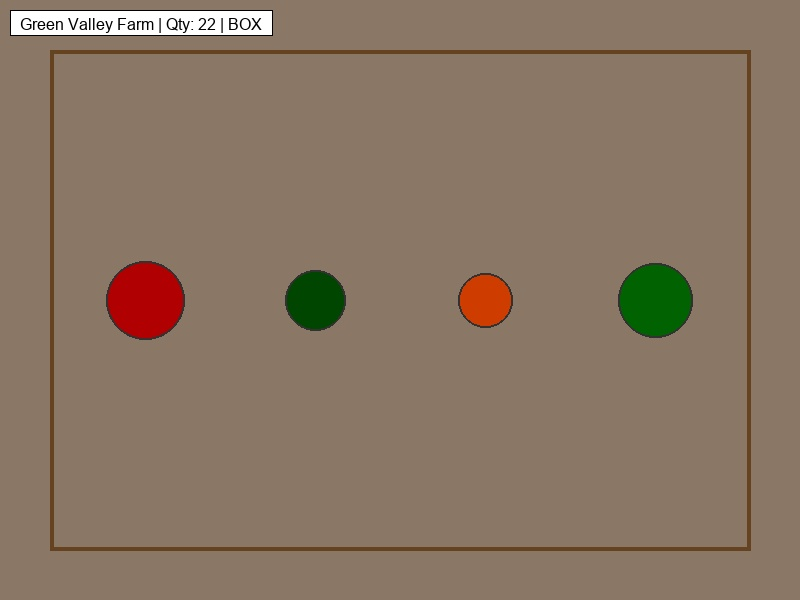
#> input picture data/yolo_dataset/images/test/img_0085.jpg, 800 x 600 px
$ python -i ocr_pipeline.py   (imports and definitions only)
#> lines starting #> are read from the running program, lines starting #| are printed output that depends on the picture
#> further down, picture is the input picture: shape (600, 800, 3); mean B, G, R 99.2, 117.2, 136.7
"""
OCR Pipeline for text extraction from logistics images.

This module handles:
- Text detection and recognition (PaddleOCR)
- Expiry date extraction
- Product code/barcode reading
- Confidence filtering
"""

from __future__ import annotations

import io
import re
from datetime import datetime
from typing import Any, Dict, List, Optional, Tuple

import cv2
import numpy as np
from PIL import Image

try:
    from paddleocr import PaddleOCR

    PADDLEOCR_AVAILABLE = True
except ImportError:
    PaddleOCR = None
    PADDLEOCR_AVAILABLE = False


class OCRPreprocessor:
    """Preprocess images for optimal OCR performance."""

    @staticmethod
    def enhance_for_ocr(image: np.ndarray) -> np.ndarray:
        """
        Enhance image specifically for OCR.

        Args:
            image: Input BGR image

        Returns:
            Enhanced image optimized for text recognition
        """
        lab = cv2.cvtColor(image, cv2.COLOR_BGR2LAB)
#> lab: shape (600, 800, 3); mean of channels 0, 1, 2 129.7, 133.1, 141
        l, a, b = cv2.split(lab)
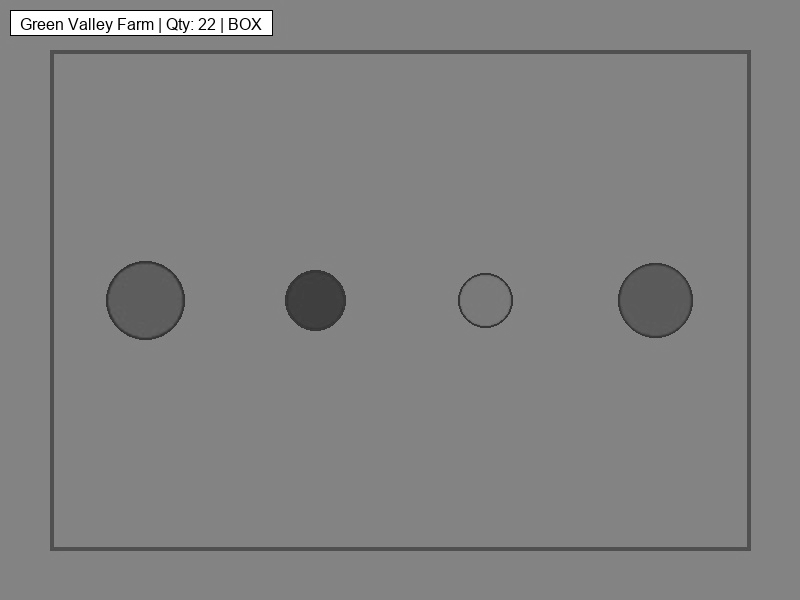
#> l: shape (600, 800); min 0, max 255, mean 129.7
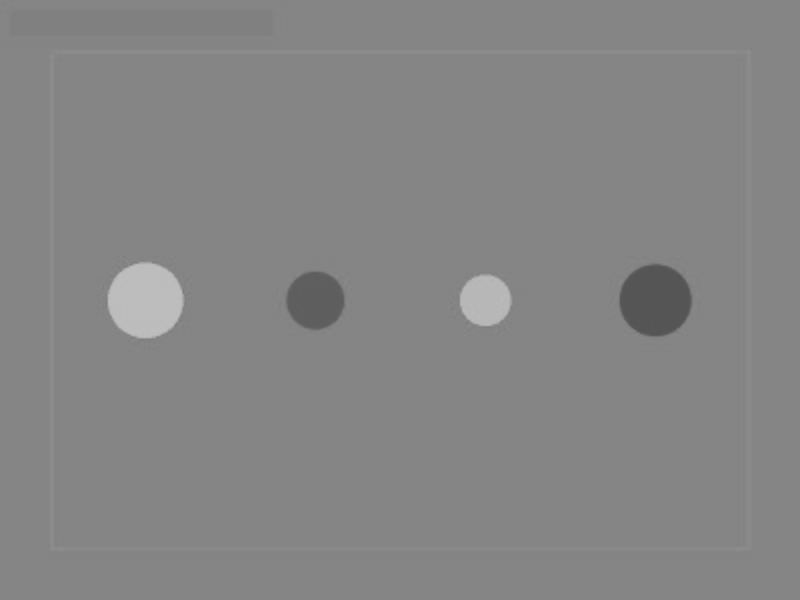
#> a: shape (600, 800); min 84, max 191, mean 133.1

        clahe = cv2.createCLAHE(clipLimit=3.0, tileGridSize=(8, 8))
        enhanced_l = clahe.apply(l)

        enhanced_lab = cv2.merge((enhanced_l, a, b))
#> enhanced_lab: shape (600, 800, 3); mean of channels 0, 1, 2 133.1, 133.1, 141
        enhanced = cv2.cvtColor(enhanced_lab, cv2.COLOR_LAB2BGR)

        denoised = cv2.fastNlMeansDenoisingColored(enhanced, None, 10, 10, 7, 21)

        kernel = np.array([[-1, -1, -1], [-1, 9, -1], [-1, -1, -1]])
        sharpened = cv2.filter2D(denoised, -1, kernel)
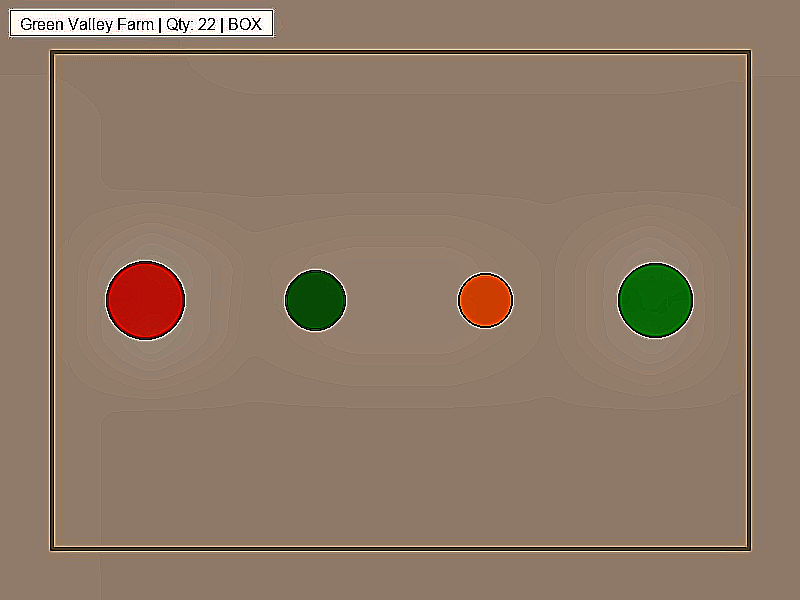
#> sharpened: shape (600, 800, 3); mean B, G, R 102.4, 120.7, 142.6

        return sharpened

    # [34 lines left out: functions extract_roi, rotate_for_ocr, not called in this run]


class TextExtractor:
    """Extract and parse text from images using OCR."""

    DATE_PATTERNS = [
        r"(?:EXP(?:IRY)?|BEST\s*(?:BEFORE|BY)?|USE\s*BY|BB)[:\s.]*(\d{1,2}[-/]\d{1,2}[-/]\d{2,4})",
        r"(?:EXP(?:IRY)?|BEST\s*(?:BEFORE|BY)?|USE\s*BY|BB)[:\s.]*(\d{4}[-/]\d{1,2}[-/]\d{1,2})",
        r"\b(\d{1,2}[-/]\d{1,2}[-/]\d{4})\b",
        r"\b(\d{4}[-/]\d{1,2}[-/]\d{1,2})\b",
    ]

    DATE_FORMATS = [
        "%d-%m-%Y",
        "%m-%d-%Y",
        "%Y-%m-%d",
        "%d/%m/%Y",
        "%m/%d/%Y",
        "%Y/%m/%d",
    ]

    PRODUCT_CODE_PATTERNS = [
        r"\b([A-Z]{2,5}-?\d{3,6})\b",
        r"\b(SKU|Sku|sku)\s*:?\s*([A-Z0-9-]+)\b",
        r"\b(PROD|PRODID|PID)-?\d+\b",
    ]

    QUANTITY_PATTERNS = [
        r"\b(\d+)\s*(?:pcs?|pieces?|units?|items?)\b",
        r"\b(\d+)\s*(?:kg|lbs?|g|oz|lb)\b",
        r"\bqty[:\s]+(\d+)\b",
    ]

    # [171 lines left out: functions __init__, _normalize_ocr_result, extract_text, extract_from_roi, parse_expiry_date, parse_product_code and 1 more, not called in this run]


class OCRPipeline:
    """
    Main OCR Pipeline.

    Chains together text extraction and parsing.
    """

    # [106 lines left out: functions __init__, process, process_roi, extract_text, not called in this run]

>>> import cv2
>>> picture = cv2.imread('../../data/yolo_dataset/images/test/img_0085.jpg')
>>> result = OCRPreprocessor().enhance_for_ocr(picture)

$ run again, on data/yolo_dataset/images/test/img_0086.jpg
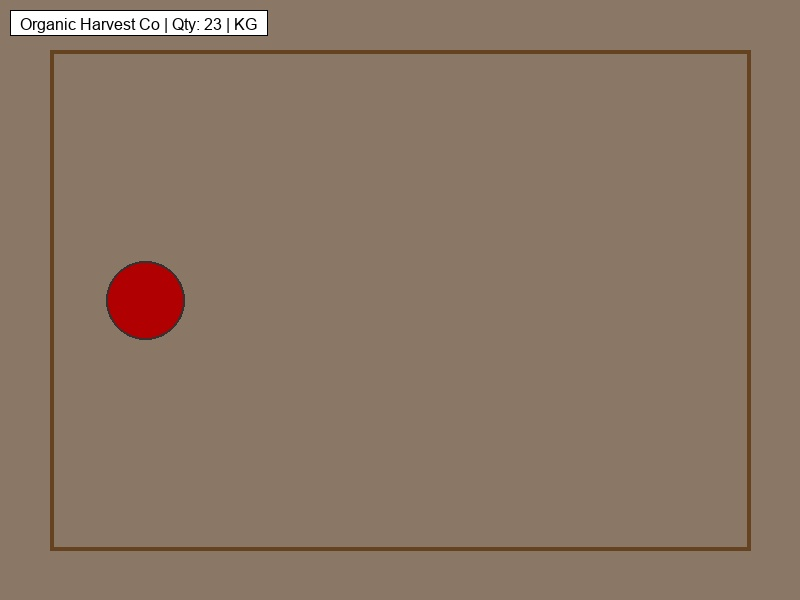
#> input picture data/yolo_dataset/images/test/img_0086.jpg, 800 x 600 px
#> picture is the input picture: shape (600, 800, 3); mean B, G, R 101.1, 118, 138.5
#> lab: shape (600, 800, 3); mean of channels 0, 1, 2 130.6, 133.5, 140.5
#> in enhance_for_ocr, `l, a, b = cv2.split(lab)`:
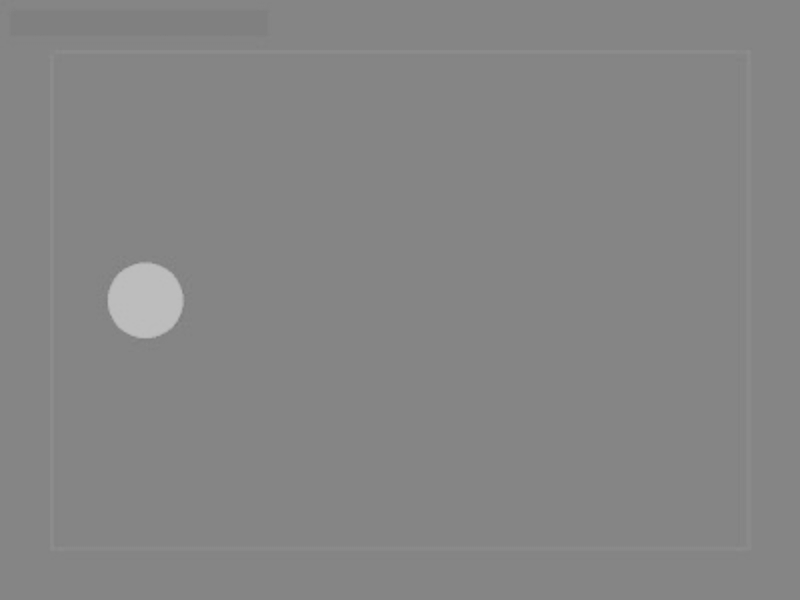
#> a: shape (600, 800); min 125, max 191, mean 133.5
#> enhanced_lab: shape (600, 800, 3); mean of channels 0, 1, 2 133.1, 133.5, 140.5
#> in enhance_for_ocr, `sharpened = cv2.filter2D(denoised, -1, kernel)`:
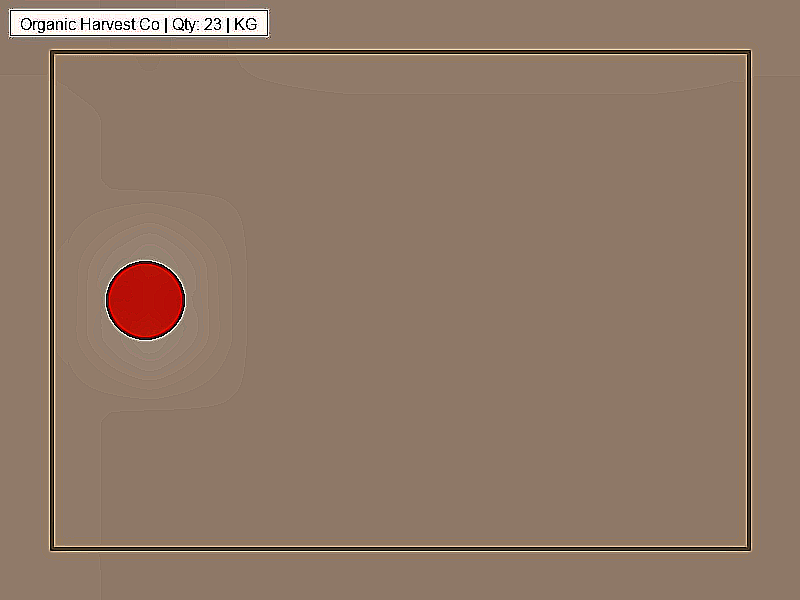
#> sharpened: shape (600, 800, 3); mean B, G, R 103.3, 120.4, 143.3

$ run again, on data/yolo_dataset/images/test/img_0088.jpg
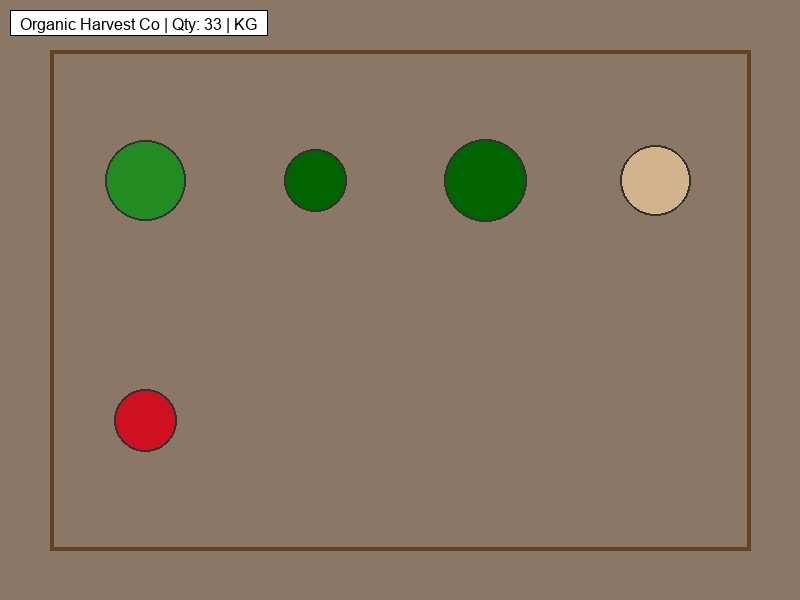
#> input picture data/yolo_dataset/images/test/img_0088.jpg, 800 x 600 px
#> picture is the input picture: shape (600, 800, 3); mean B, G, R 99.4, 118.6, 135.6
#> lab: shape (600, 800, 3); mean of channels 0, 1, 2 130.4, 132, 141.2
#> in enhance_for_ocr, `l, a, b = cv2.split(lab)`:
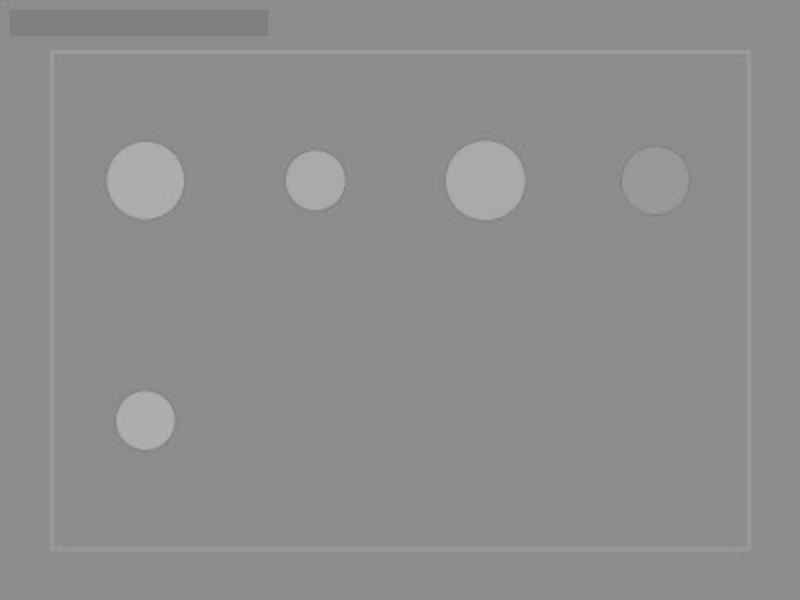
#> b: shape (600, 800); min 127, max 177, mean 141.2
#> enhanced_lab: shape (600, 800, 3); mean of channels 0, 1, 2 133.5, 132, 141.2
#> in enhance_for_ocr, `sharpened = cv2.filter2D(denoised, -1, kernel)`:
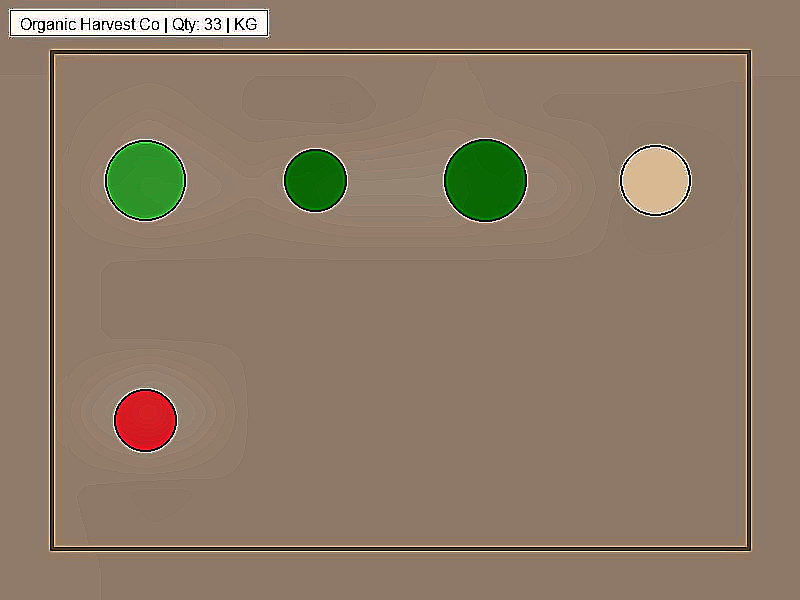
#> sharpened: shape (600, 800, 3); mean B, G, R 102.5, 121.9, 141.3
